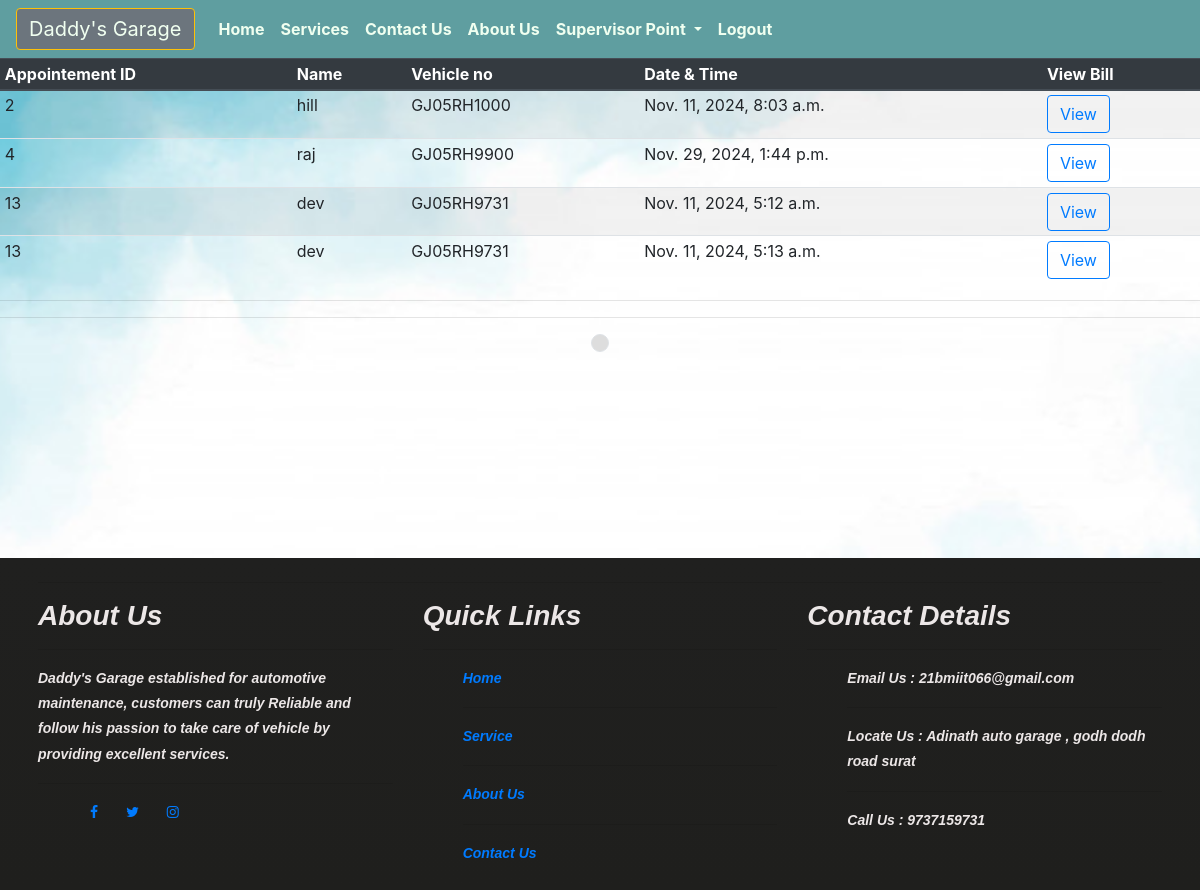
Page /bills (signed in) on the committed database.
### bus/models.py (models this page shows, shortened)
class Billgeneration(models.Model):
    bil_id = models.AutoField(primary_key=True)
    email = models.CharField(max_length=20)
    phone = models.CharField(max_length=13)
    busno = models.CharField(max_length=10)
    workdone = models.CharField(max_length=100)
    futurework = models.CharField(max_length=1000)
    name = models.CharField(max_length=30)
    amount = models.IntegerField()
    apt_id = models.IntegerField()
    user = models.CharField(max_length=15)
    byuser = models.CharField(max_length=15)
    bdate = models.DateTimeField(default=now)
    workdone1 = models.CharField(max_length=100)
    wamount1 = models.IntegerField()
    workdone2 = models.CharField(max_length=100)
    wamount2 = models.IntegerField()
    workdone3 = models.CharField(max_length=100)
    wamount3 = models.IntegerField()
    workdone4 = models.CharField(max_length=100)
    wamount4= models.IntegerField()
    workdone5 = models.CharField(max_length=100)
    wamount5 = models.IntegerField()
    workdone6 = models.CharField(max_length=100)
    wamount6 = models.IntegerField()
    workdone7 = models.CharField(max_length=100)
    wamount7 = models.IntegerField()
    workdone8 = models.CharField(max_length=100)
    wamount8 = models.IntegerField()
    workdone9 = models.CharField(max_length=100)
    wamount9 = models.IntegerField()
    workdone10 = models.CharField(max_length=100)
    wamount10 = models.IntegerField()
    workdone11 = models.CharField(max_length=100)
    wamount11 = models.IntegerField()
    workdone12 = models.CharField(max_length=100)
    wamount12 = models.IntegerField()
    workdone13 = models.CharField(max_length=100)
    wamount13 = models.IntegerField()
    workdone14 = models.CharField(max_length=100)
    wamount14 = models.IntegerField()
    workdone15 = models.CharField(max_length=100)
    wamount15 = models.IntegerField()

### bus/views.py (the view)
# urls.py: path("bills",views.bill,name="bill"),
def bill(request):
    user = request.user
    if  user.is_staff :
        bill = Billgeneration.objects.all().order_by('apt_id')
    elif user.is_anonymous :
        return HttpResponse(404)
    else :
        bill = Billgeneration.objects.all().filter(user=user).order_by('apt_id')
    context = {'bill':bill,'id':id}
    return render(request,'bills.html',context)

### templates/bills.html (shortened to what this page needs)
{% extends 'base.html' %}
{% block body %}
<div class="parallax" style='background-image :url("static/images/table.jpg");'>
<div>
{% if bill|length < 1 %}
<table class="table table-responsive-lg table-sm  table-responsive-md table-hover table-striped">
  <thead class="thead-dark">
    <tr>
      <th scope="col">Appointement ID</th>
      <th scope="col">Name</th>
      <th scope="col">Vehicle no</th>
      <th scope="col">Date & Time </th>
      <th scope="col">View Bill</th>
    </tr>
  </thead>
</table>
  <h1>Haven't Generated any invoice</h1>
{% else %}
<table class="table table-responsive-lg table-sm  table-responsive-md table-hover table-striped">
  <thead class="thead-dark">
    <tr>
      <th scope="col">Appointement ID</th>
      <th scope="col">Name</th>
      <th scope="col">Vehicle no</th>
      <th scope="col">Date & Time </th>
      <th scope="col">View Bill</th>
    </tr>
  </thead>
  <tbody>
  {% for bil in bill %}
    <tr>
      <td class="text-break">{{bil.apt_id}}</td>
      <td>{{bil.name}}</td>
      <td class="text-break">{{bil.busno}}</td>
      <td>{{bil.bdate}}</td>
      <td><a href="/viewbill/{{bil.bil_id}}"  class="btn btn-outline-primary"target="_blank">View</a></td>
    </tr>
    {% endfor %}
     </tbody>
</table>
{% endif %}
<hr>
<hr>
<nav aria-label="Page navigation">
  <ul class="pagination justify-content-center">
    <div class="page-link round px-md-2">
    <li><a href="?page={{bil.number}}">{{bil.number}}</a></li></div>
  </ul>
</nav>
</div>
</div>
{% endblock %}

### templates/base.html (style rules this page uses)
body { width: 100%; height: 80%; }
.parallax { min-height: 500px; background-attachment: fixed; background-position: center; background-repeat: no-repeat; background-size: cover; }

### templates/bills.html (style rules this page uses)
.page-link { background-color: #ddd; color: black; }
.round { border-radius: 50%; }

### rows in the picture
Billgeneration: apt_id "2", name "hill", busno "GJ05RH1000", bdate "Nov. 11, 2024, 8:03 a.m."
Billgeneration: apt_id "4", name "raj", busno "GJ05RH9900", bdate "Nov. 29, 2024, 1:44 p.m."
Billgeneration: apt_id "13", name "dev", busno "GJ05RH9731", bdate "Nov. 11, 2024, 5:12 a.m."
Billgeneration: apt_id "13", name "dev", busno "GJ05RH9731", bdate "Nov. 11, 2024, 5:13 a.m."
